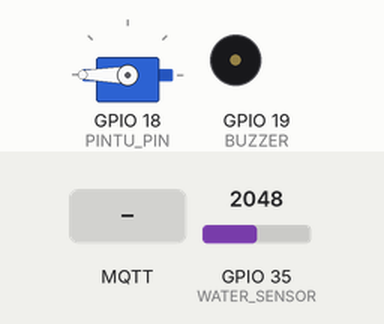
Simulated run of this sketch. Board: ESP32. Shown: servo, buzzer (waves = sounding, pin HIGH). The inputs (shaded band) are chosen by the test bench; at power-on: GPIO 35 (WATER_SENSOR) = 2048. WiFi joins after 1.5 s; servers stay silent unless stated; no MQTT or app messages arrive unless stated; what the sketch prints to the serial monitor is not drawn.

Above: at 2.7 s.
2.8 s: GPIO 35 (WATER_SENSOR) set to 1552
5.8 s: GPIO 35 (WATER_SENSOR) set to 1461
At 7.6 s:
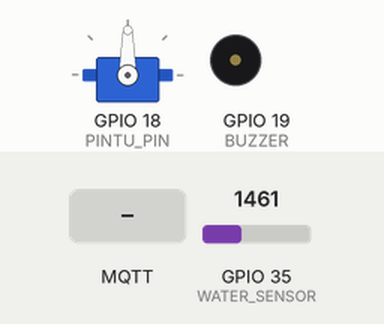
8.5 s: GPIO 35 (WATER_SENSOR) set to 1540
At 9.25 s:
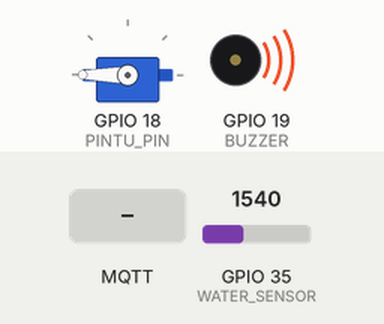
10.5 s: GPIO 35 (WATER_SENSOR) set to 760
At 11.7 s:
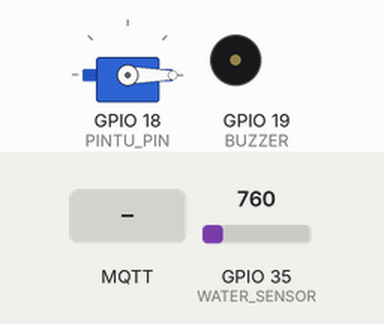
12.9 s: MQTT message "ON" arrives on the first subscribed topic
At 13.4 s:
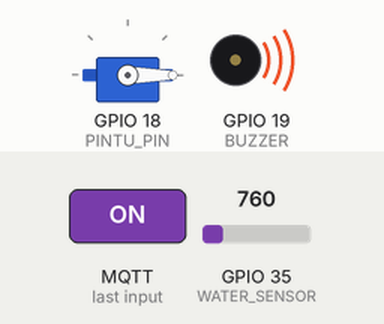
15.9 s: MQTT message "OFF" arrives on the first subscribed topic
At 16.71 s:
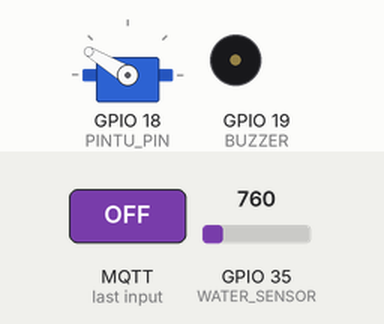
Timing chart, 0 to 18.4 s (numbered marks = the images above; inputs shaded):
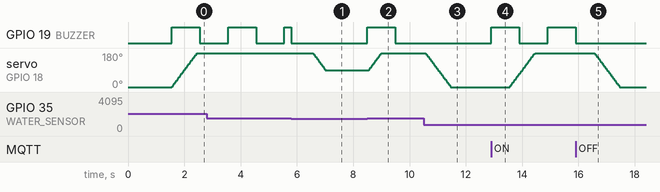

Measured:
- the behaviour switches between 1501 and 1500 on GPIO 35 (WATER_SENSOR) (found by bisection; images 0 and 1)
- after the input at 5.8 s, servo on GPIO 18 (PINTU_PIN): moves from 180° to 90° over 0.45 s, starting after 0.76 s
- after the input at 8.5 s, GPIO 19 (BUZZER): LOW → HIGH at once, → LOW 1.0 s later; servo on GPIO 18 (PINTU_PIN): moves from 90° to 180° over 0.44 s, starting after 0.06 s
- after the input at 10.5 s, GPIO 19 (BUZZER): stays LOW (without the input it goes to HIGH after 0.00 s); servo on GPIO 18 (PINTU_PIN): moves from 180° to 0° over 0.90 s, starting after 0.06 s
- after the input at 12.9 s, GPIO 19 (BUZZER): LOW → HIGH at once, → LOW 1.0 s later, → HIGH 1.0 s later; servo on GPIO 18 (PINTU_PIN): moves from 0° to 180° over 0.90 s, starting after 0.66 s
- after the input at 15.9 s, GPIO 19 (BUZZER): goes on until 15.9 s, then stays LOW; servo on GPIO 18 (PINTU_PIN): moves from 180° to 0° over 0.90 s, starting after 0.66 s

The sketch:

POSTTEST_3.ino
```cpp
#include <WiFi.h>
#include <PubSubClient.h>
#include <ESP32Servo.h>

// --- Konfigurasi WiFi & MQTT ---
const char* ssid = "pocky";
const char* password = "ayamgeprek";
const char* mqtt_server = "broker.emqx.io";

WiFiClient espClient;
PubSubClient client(espClient);
Servo servoPintu;

// --- Definisi Pin ---
#define WATER_SENSOR 35
#define BUZZER 19
#define PINTU_PIN 18

// --- Variabel Kendali Waktu (Millis) ---
unsigned long lastUpdate = 0;
const long interval = 1000;    // Interval baca sensor (1 detik)

unsigned long lastBuzzerMillis = 0;
bool buzzerState = false;

unsigned long lastServoMillis = 0;
const int servoSpeed = 5;     // Kecepatan gerak (ms per derajat)

// --- Variabel Status Logika ---
bool statusManual = false;     // Perintah dari Kodular
int targetPosisi = 0;          // Target sudut servo (0, 90, 180)
int posisiSekarang = 0;        // Posisi aktual servo

// Fungsi Callback MQTT
void callback(char* topic, byte* payload, unsigned int length) {
  String message = "";
  for (int i = 0; i < length; i++) { message += (char)payload[i]; }

  Serial.print("Pesan Masuk: ");
  Serial.println(message);

  if (String(topic) == "posttest3/iot/control") {
    if (message == "ON") statusManual = true;
    else if (message == "OFF") statusManual = false;
  }
}

void setup_wifi() {
  Serial.begin(115200);
  WiFi.begin(ssid, password);
  while (WiFi.status() != WL_CONNECTED) { delay(500); Serial.print("."); }
  Serial.println("\nWiFi Connected");
}

void reconnect() {
  while (!client.connected()) {
    if (client.connect("ESP32_Water_System_Final")) {
      client.subscribe("posttest3/iot/control");
    } else { delay(3000); }
  }
}

String getStatus(int value) {
  if (value < 800) return "Aman";
  else if (value <= 1500) return "Waspada";
  else return "Bahaya";
}

// --- Fungsi Eksekusi Hardware (Non-Blocking) ---

void handleBuzzer(bool aktif, int speed) {
  if (aktif) {
    if (millis() - lastBuzzerMillis >= speed) {
      lastBuzzerMillis = millis();
      buzzerState = !buzzerState;
      digitalWrite(BUZZER, buzzerState);
    }
  } else {
    digitalWrite(BUZZER, LOW);
    buzzerState = false;
  }
}

void handleServo() {
  if (millis() - lastServoMillis >= servoSpeed) {
    lastServoMillis = millis();
    if (posisiSekarang < targetPosisi) {
      posisiSekarang++;
      servoPintu.write(posisiSekarang);
    } else if (posisiSekarang > targetPosisi) {
      posisiSekarang--;
      servoPintu.write(posisiSekarang);
    }
  }
}

void setup() {
  pinMode(BUZZER, OUTPUT);
  setup_wifi();
  client.setServer(mqtt_server, 1883);
  client.setCallback(callback);

  servoPintu.attach(PINTU_PIN);
  servoPintu.write(posisiSekarang); // Inisialisasi posisi 0
}

void loop() {
  if (!client.connected()) reconnect();
  client.loop();

  unsigned long currentMillis = millis();

  // 1. LOGIKA UTAMA (Berjalan setiap 1 detik)
  if (currentMillis - lastUpdate >= interval) {
    lastUpdate = currentMillis;

    int sensorValue = analogRead(WATER_SENSOR);
    String statusAir = getStatus(sensorValue);

    // Logika Hybrid: Sistem aktif jika (Sensor Bahaya/Waspada) ATAU (Manual ON)
    bool statusOtomatis = (statusAir != "Aman");
    bool sistemAktif = (statusOtomatis || statusManual);

    if (sistemAktif) {
      // Prioritas Bahaya atau Paksa ON manual saat Aman
      if (statusAir == "Bahaya" || (statusManual && statusAir == "Aman")) {
        targetPosisi = 180;
        client.publish("posttest3/iot/buzzer", "ON");
        client.publish("posttest3/iot/pintu", "180");
      }
      else if (statusAir == "Waspada") {
        targetPosisi = 90;
        client.publish("posttest3/iot/buzzer", "OFF");
        client.publish("posttest3/iot/pintu", "90");
      }
    } else {
      // Kondisi Aman dan Manual OFF
      targetPosisi = 0;
      client.publish("posttest3/iot/buzzer", "OFF");
      client.publish("posttest3/iot/pintu", "0");
    }

    // Monitoring
    Serial.printf("Sensor: %d | Status: %s | Manual: %s | Target: %d\n",
                  sensorValue, statusAir.c_str(), statusManual ? "ON" : "OFF", targetPosisi);

    client.publish("posttest3/iot/nilai", String(sensorValue).c_str());
    client.publish("posttest3/iot/statusair", statusAir.c_str());
  }

  // 2. EKSEKUSI HARDWARE (Berjalan real-time tanpa delay)

  // Kontrol Servo
  handleServo();

  // Kontrol Buzzer
  int sensorSekarang = analogRead(WATER_SENSOR);
  String statusSekarang = getStatus(sensorSekarang);

  // Buzzer hanya kedip jika Bahaya atau Manual ON saat Aman
  bool perluBunyi = (statusSekarang == "Bahaya" || (statusManual && statusSekarang == "Aman"));
  handleBuzzer(perluBunyi, 1000);
}
```
